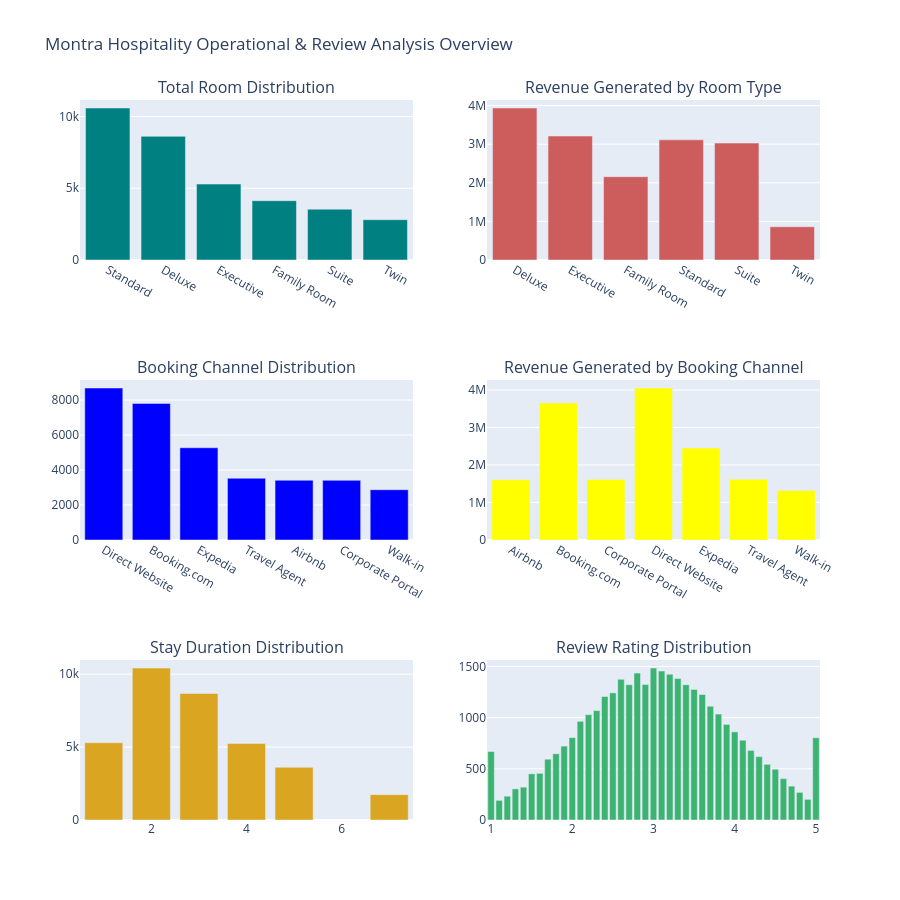

The code cell stored with this chart in its notebook:
### Code cell
# Create comprehensive Plotly subplots overview
fig = make_subplots(
    rows=3, cols=2,
    subplot_titles=(
        "Total Room Distribution", "Revenue Generated by Room Type",
        "Booking Channel Distribution", "Revenue Generated by Booking Channel",
        "Stay Duration Distribution", "Review Rating Distribution"
    )
)

ratings_dist = review['rating_score'].value_counts().sort_index().reset_index()

## Add charts to subplots
fig.add_trace(go.Bar(x=room_type['room_type'], y=room_type['count'], name='Count', marker_color='teal'), row=1, col=1)
fig.add_trace(go.Bar(x=room_revenue['room_type'], y=room_revenue['total_amount'], name='Revenue', marker_color='indianred'), row=1, col=2)
fig.add_trace(go.Bar(x=channels['booking_channel'], y=channels['count'], name='Count', marker_color='blue'), row=2, col=1)
fig.add_trace(go.Bar(x=channel_revenue['booking_channel'], y=channel_revenue['total_amount'], name='Revenue', marker_color='yellow'), row=2, col=2)
fig.add_trace(go.Bar(x=stay['stay_duration'], y=stay['count'], name='Count', marker_color='goldenrod'), row=3, col=1)
fig.add_trace(go.Bar(x=ratings_dist['rating_score'], y=ratings_dist['count'], name='Ratings', marker_color='mediumseagreen'), row=3, col=2)

fig.update_layout(height=900, title_text="Montra Hospitality Operational & Review Analysis Overview", showlegend=False)
fig.show()

### Figure 1 — Plotly figure (JSON) as saved in the notebook; plotly's stock layout.template omitted (floating-point values rounded to 4 significant figures)
{"data": [{"marker": {"color": "teal"}, "name": "Count", "type": "bar", "x": ["Standard", "Deluxe", "Executive", "Family Room", "Suite", "Twin"], "xaxis": "x", "y": [10596, 8619, 5293, 4137, 3544, 2811], "yaxis": "y"}, {"marker": {"color": "indianred"}, "name": "Revenue", "type": "bar", "x": ["Deluxe", "Executive", "Family Room", "Standard", "Suite", "Twin"], "xaxis": "x2", "y": [3939000.0, 3211000.0, 2158000.0, 3113000.0, 3030000.0, 861100.0], "yaxis": "y2"}, {"marker": {"color": "blue"}, "name": "Count", "type": "bar", "x": ["Direct Website", "Booking.com", "Expedia", "Travel Agent", "Airbnb", "Corporate Portal", "Walk-in"], "xaxis": "x3", "y": [8688, 7808, 5273, 3529, 3416, 3411, 2875], "yaxis": "y3"}, {"marker": {"color": "yellow"}, "name": "Revenue", "type": "bar", "x": ["Airbnb", "Booking.com", "Corporate Portal", "Direct Website", "Expedia", "Travel Agent", "Walk-in"], "xaxis": "x4", "y": [1605000.0, 3654000.0, 1611000.0, 4051000.0, 2452000.0, 1619000.0, 1319000.0], "yaxis": "y4"}, {"marker": {"color": "goldenrod"}, "name": "Count", "type": "bar", "x": [2, 3, 1, 4, 5, 7], "xaxis": "x5", "y": [10425, 8679, 5299, 5243, 3614, 1740], "yaxis": "y5"}, {"marker": {"color": "mediumseagreen"}, "name": "Ratings", "type": "bar", "x": [1.0, 1.1, 1.2, 1.3, 1.4, 1.5, 1.6, 1.7, 1.8, 1.9, 2.0, 2.1, 2.2, 2.3, 2.4, 2.5, 2.6, 2.7, 2.8, 2.9, 3.0, 3.1, 3.2, 3.3, 3.4, 3.5, 3.6, 3.7, 3.8, 3.9, 4.0, 4.1, 4.2, 4.3, 4.4, 4.5, 4.6, 4.7, 4.8, 4.9, 5.0], "xaxis": "x6", "y": [669, 192, 233, 304, 321, 451, 456, 594, 647, 722, 805, 964, 1029, 1069, 1206, 1242, 1374, 1322, 1435, 1325, 1485, 1455, 1424, 1382, 1322, 1276, 1226, 1111, 1035, 934, 861, 779, 680, 619, 544, 496, 404, 331, 270, 202, 804], "yaxis": "y6"}], "layout": {"annotations": [{"font": {"size": 16}, "showarrow": false, "text": "Total Room Distribution", "x": 0.225, "xanchor": "center", "xref": "paper", "y": 1, "yanchor": "bottom", "yref": "paper"}, {"font": {"size": 16}, "showarrow": false, "text": "Revenue Generated by Room Type", "x": 0.775, "xanchor": "center", "xref": "paper", "y": 1, "yanchor": "bottom", "yref": "paper"}, {"font": {"size": 16}, "showarrow": false, "text": "Booking Channel Distribution", "x": 0.225, "xanchor": "center", "xref": "paper", "y": 0.6111, "yanchor": "bottom", "yref": "paper"}, {"font": {"size": 16}, "showarrow": false, "text": "Revenue Generated by Booking Channel", "x": 0.775, "xanchor": "center", "xref": "paper", "y": 0.6111, "yanchor": "bottom", "yref": "paper"}, {"font": {"size": 16}, "showarrow": false, "text": "Stay Duration Distribution", "x": 0.225, "xanchor": "center", "xref": "paper", "y": 0.2222, "yanchor": "bottom", "yref": "paper"}, {"font": {"size": 16}, "showarrow": false, "text": "Review Rating Distribution", "x": 0.775, "xanchor": "center", "xref": "paper", "y": 0.2222, "yanchor": "bottom", "yref": "paper"}], "height": 900, "showlegend": false, "title": {"text": "Montra Hospitality Operational & Review Analysis Overview"}, "xaxis": {"anchor": "y", "domain": [0, 0.45]}, "xaxis2": {"anchor": "y2", "domain": [0.55, 1]}, "xaxis3": {"anchor": "y3", "domain": [0, 0.45]}, "xaxis4": {"anchor": "y4", "domain": [0.55, 1]}, "xaxis5": {"anchor": "y5", "domain": [0, 0.45]}, "xaxis6": {"anchor": "y6", "domain": [0.55, 1]}, "yaxis": {"anchor": "x", "domain": [0.7778, 1]}, "yaxis2": {"anchor": "x2", "domain": [0.7778, 1]}, "yaxis3": {"anchor": "x3", "domain": [0.3889, 0.6111]}, "yaxis4": {"anchor": "x4", "domain": [0.3889, 0.6111]}, "yaxis5": {"anchor": "x5", "domain": [0, 0.2222]}, "yaxis6": {"anchor": "x6", "domain": [0, 0.2222]}}}
